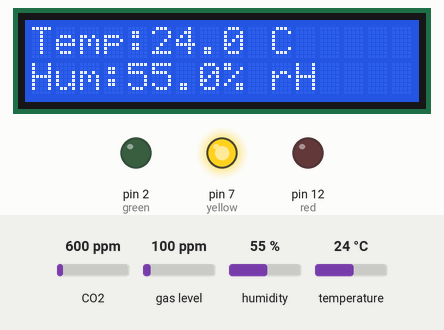
This sketch was run on a simulated Arduino Uno, built for the host (arithmetic inside an expression is 32-bit, double 64-bit). On the bench: 16×2 character LCD, output pins drawn as LEDs (lit = HIGH). Inputs (shaded band) come from the test bench; at power-on: temperature 24 °C, CO2 600 ppm, gas level 100 ppm, humidity 55 %.

Above: at 6.2 s.
6.3 s: temperature set to 23.5 °C
At 16.5 s:
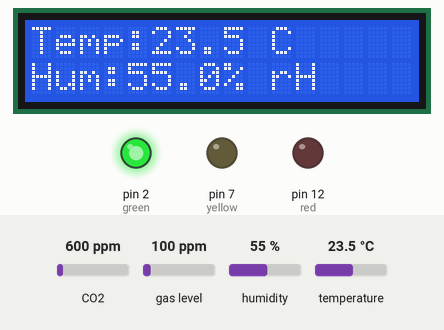
16.8 s: temperature set to 28 °C
At 30.7 s:
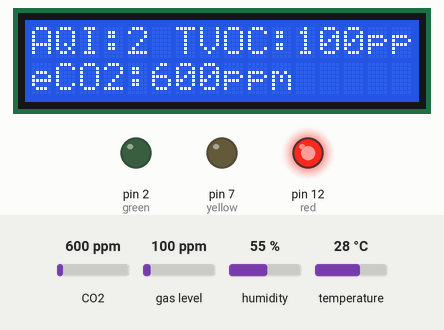
30.8 s: CO2 set to 452 ppm
At 41.8 s:
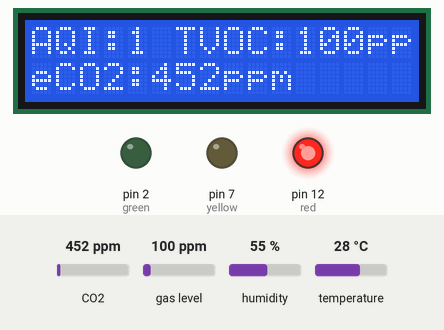
42.1 s: gas level set to 20 ppm
At 51.0 s:
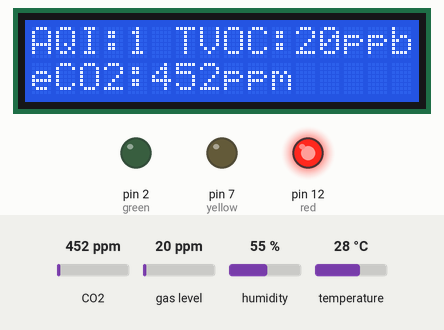
56.1 s: humidity set to 22 %
At 66.5 s:
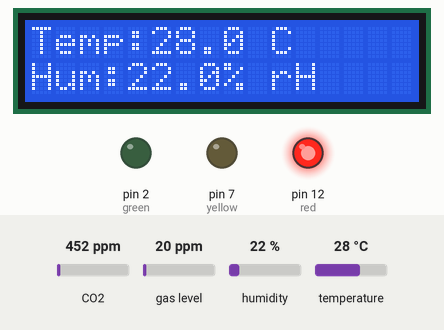
Timing chart, 0 to 68.0 s (numbered marks = the images above; inputs shaded):
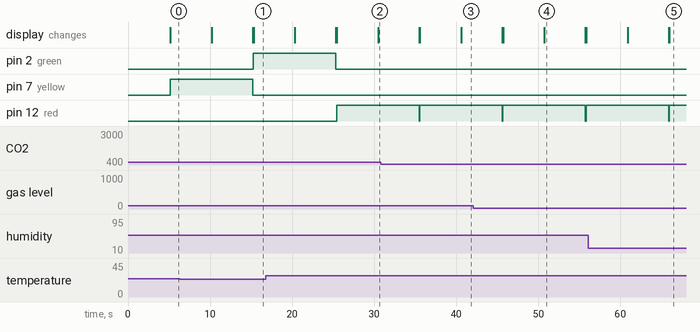

Measured:
- the behaviour switches between 24 and 23.9 °C on temperature (found by bisection; images 0 and 1)
- after the input at 6.3 s, pin 2 (green): LOW → HIGH after 9.0 s; pin 7 (yellow): goes on until 15.2 s, then stays LOW
- after the input at 16.8 s, pin 2 (green): goes on until 25.3 s, then stays LOW; pin 12 (red): LOW → HIGH after 8.6 s
- what the display in image 4 shows lasts 5.0 s, from 50.7 s to 55.7 s

The sketch:

indoor-air-quality-monitor.ino
```cpp
#include <Wire.h>
#include <Adafruit_AHTX0.h>
#include <LiquidCrystal_I2C.h>
#include "ScioSense_ENS160.h"

int green = 2;
int yellow = 7;
int red = 12;

Adafruit_AHTX0 aht;
LiquidCrystal_I2C lcd(0x27, 16, 2);
ScioSense_ENS160 ens160(ENS160_I2CADDR_1);

float tempC;
float tempF;
float humidity;

void setup() {
  pinMode(green, OUTPUT);
  pinMode(yellow, OUTPUT);
  pinMode(red, OUTPUT);

  digitalWrite(green, LOW);
  digitalWrite(yellow, LOW);
  digitalWrite(red, LOW);

  lcd.init();
  lcd.backlight();

  ens160.begin();

  if (ens160.available()) {
    ens160.getMajorRev();
    ens160.getMinorRev();
    ens160.getBuild();
    ens160.setMode(ENS160_OPMODE_STD);
  }

  if (!aht.begin()) {
    while (1) {
      delay(10);
    }
  }

  delay(5000);
}

void loop() {
  sensors_event_t humidity1, temp;

  aht.getEvent(&humidity1, &temp);

  tempC = temp.temperature;
  tempF = tempC * 1.8 + 32;
  humidity = humidity1.relative_humidity;

  digitalWrite(green, LOW);
  digitalWrite(yellow, LOW);
  digitalWrite(red, LOW);

  if (tempC < 24) {
    digitalWrite(green, HIGH);
  }
  else if (tempC < 27) {
    digitalWrite(yellow, HIGH);
  }
  else {
    digitalWrite(red, HIGH);
  }

  lcd.setCursor(0, 0);
  lcd.print("Temp:");
  lcd.print(tempC, 1);
  lcd.print(" C");

  lcd.setCursor(0, 1);
  lcd.print("Hum:");
  lcd.print(humidity, 1);
  lcd.print("% rH");

  delay(5000);

  lcd.clear();
  lcd.setCursor(0, 0);

  if (ens160.available()) {
    ens160.set_envdata(tempC, humidity);

    ens160.measure(true);
    ens160.measureRaw(true);

    lcd.print("AQI:");
    lcd.print(ens160.getAQI());
    lcd.print(" ");

    lcd.print("TVOC:");
    lcd.print(ens160.getTVOC());
    lcd.print("ppb");

    lcd.setCursor(0, 1);
    lcd.print("eCO2:");
    lcd.print(ens160.geteCO2());
    lcd.print("ppm");
  }

  delay(5000);

  lcd.clear();

  digitalWrite(red, LOW);
  digitalWrite(yellow, LOW);
  digitalWrite(green, LOW);
}
```
